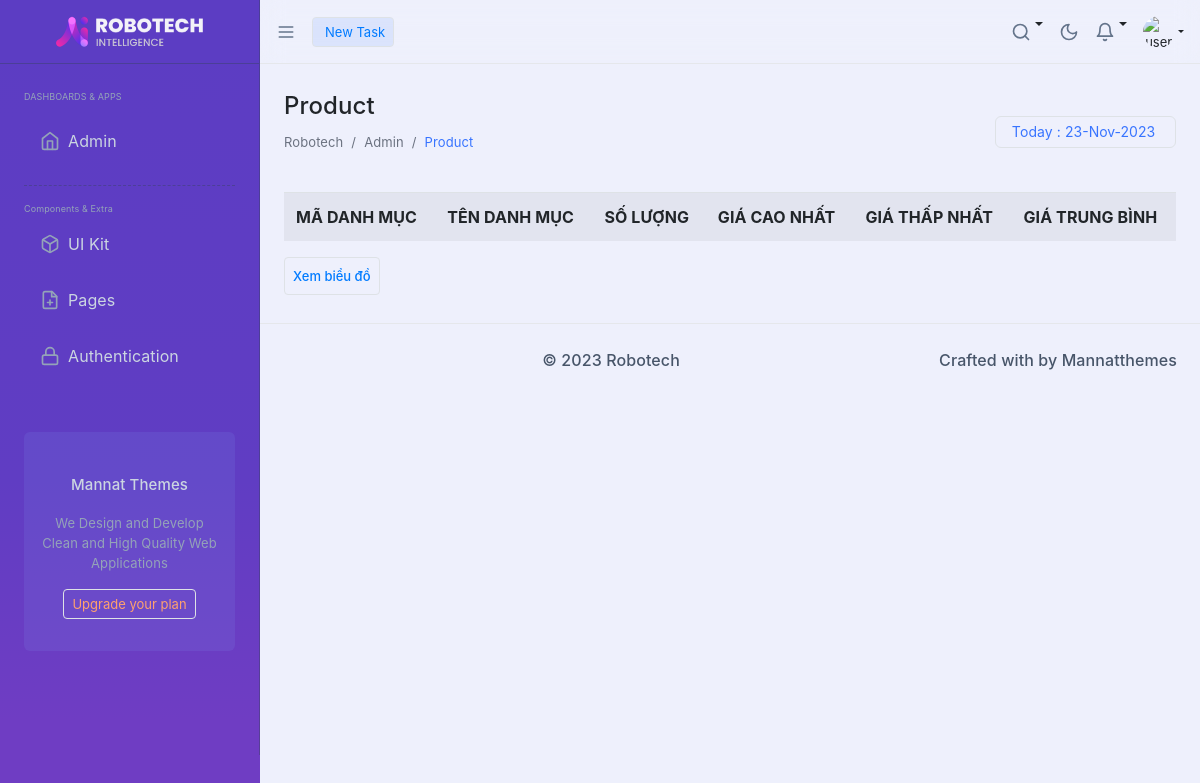
/admin/index.php?act=thongke, run on an earlier commit of the app's database.
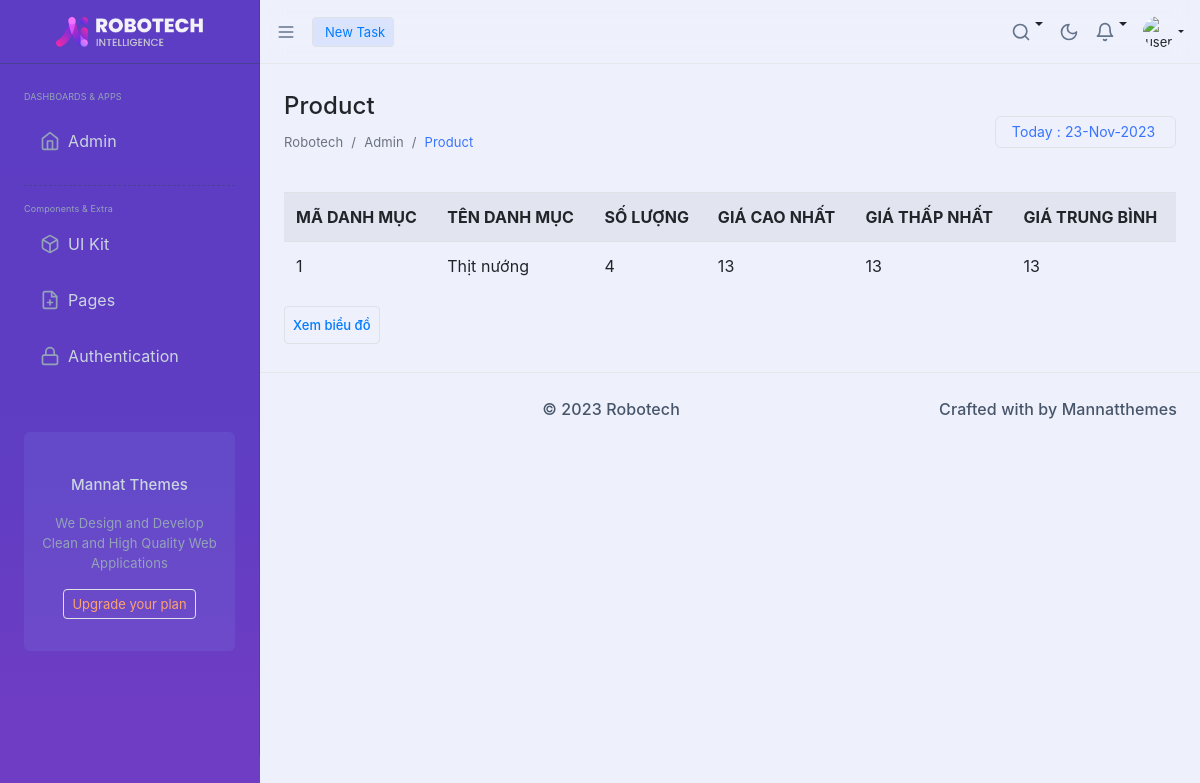
And on a later commit of the database.
### tables this page shows
CREATE TABLE `danhmuc` (
  `id` int(11) NOT NULL,
  `name` varchar(255) NOT NULL
);

### model/pdo.php (called while the page is built, shortened)
<?php
function pdo_get_connection(){
    $dburl = "mysql:host=localhost;dbname=pro1014-da1-dtcshop;charset=utf8";
    $username = 'root';
    $password = '';
    $conn = new PDO($dburl, $username, $password);
    $conn->setAttribute(PDO::ATTR_ERRMODE, PDO::ERRMODE_EXCEPTION);
    return $conn;
}
function pdo_query($sql){
    $sql_args = array_slice(func_get_args(), 1);
    try{
        $conn = pdo_get_connection();
        $stmt = $conn->prepare($sql);
        $stmt->execute($sql_args);
        $rows = $stmt->fetchAll();
        return $rows;
    }
    catch(PDOException $e){
        throw $e;
    }
    finally{
        unset($conn);
    }
}

### model/thongke.php (called while the page is built)
<?php
    function loadall_thongke(){
        $sql="select danhmuc.id as madm, danhmuc.name as tendm, count(sanpham.id) as countsp, min(sanpham.price) as minprice, max(sanpham.price) as maxprice, avg(sanpham.price) as avgprice";
        $sql.=" from sanpham left join danhmuc on danhmuc.id = sanpham.iddm";
        $sql.=" group by danhmuc.id order by danhmuc.id desc";
        $listtk = pdo_query($sql);
        return $listtk;
    }
?>

### admin/thongke/list.php (the view, shortened to what the changed rows need)
<div class="ltr:flex flex-1 rtl:flex-row-reverse">
            <div class="page-wrapper relative ltr:ms-auto rtl:me-auto rtl:ms-0 w-[calc(100%-260px)] px-4 pt-[64px] duration-300">
                <div class="xl:w-full">
                    <div class="flex flex-wrap">
                        <div class="flex items-center py-4 w-full">
                            <div class="w-full">
                                <div class="">
                                    <div class="flex flex-wrap justify-between">
                                        <div class="items-center ">
                                            <h1 class="font-medium text-3xl block dark:text-slate-100">Product</h1>
                                        </div>
                                    </div>
                                </div>
                            </div>
                        </div>
                    </div>
                </div>
                <div class="xl:w-full  min-h-[calc(100vh-138px)] relative pb-14">
                        <div class="col-span-12 sm:col-span-12 md:col-span-12 lg:col-span-6 xl:col-span-6">
                            <div class="w-full relative mb-4">
                                <div class="flex-auto p-0 md:p-4">
                                    <table class="table table-striped">
                                    <tr>
                                        <th scope="col">MÃ DANH MỤC</th>
                                        <th scope="col">TÊN DANH MỤC</th>
                                        <th scope="col">SỐ LƯỢNG</th>
                                        <th scope="col">GIÁ CAO NHẤT</th>
                                        <th scope="col">GIÁ THẤP NHẤT</th>
                                        <th scope="col">GIÁ TRUNG BÌNH</th>
                                    </tr>
                                    <?php
                                       foreach ($listthongke as $thongke) {
                                        extract($thongke);
                                        echo '<tr>
                                            <td>'.$madm.'</td>
                                            <td>'.$tendm.'</td>
                                            <td>'.$countsp.'</td>
                                            <td>'.$maxprice.'</td>
                                            <td>'.$minprice.'</td>
                                            <td>'.$avgprice.'</td>
                                    </tr>';
                                    }
                                    ?>
                                    </table>
                                </div>
                            </div>
                        </div>
</div>

What changed in the data, as far as the page shows it:
added danhmuc: id "1", name "Thịt nướng", countsp "4", maxprice "13", minprice "13", avgprice "13"
